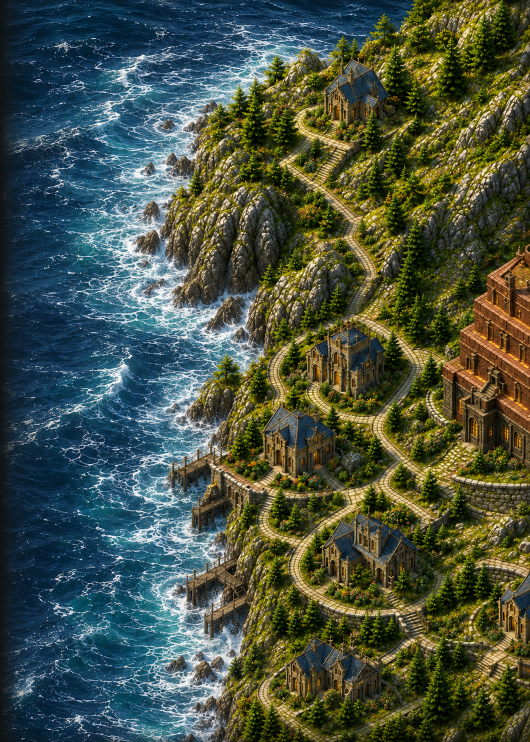
#> input picture art-source/ocean-animation/refs/canonical/C4.png, 1060 x 1484 px, given in place of L3_windy_rolling_surf_full.png, which was not available (shown at 1/2 size)
$ python zoom_cmp.py
#> lines starting #> are read from the running program, lines starting #| are printed output that depends on the picture; pictures that were not available may be replaced by others from this repository, and a replacement may not be noted
import os, sys, numpy as np
from PIL import Image, ImageDraw, ImageFont
ROOT = os.path.dirname(os.path.dirname(os.path.abspath(__file__)))
tag = sys.argv[1] if len(sys.argv)>1 else 'L3'
nm  = sys.argv[2] if len(sys.argv)>2 else 'windy_rolling_surf'
ref = sys.argv[3] if len(sys.argv)>3 else 'C2'
A = np.asarray(Image.open(os.path.join(ROOT,'diagnostics',f'{tag}_{nm}_full.png')).convert('RGB'))
#> A is the input picture: shape (1484, 1060, 3); mean R, G, B 71.8, 82.7, 66.2
B = np.asarray(Image.open(os.path.join(ROOT,'refs','canonical',f'{ref}.png')).convert('RGB'))
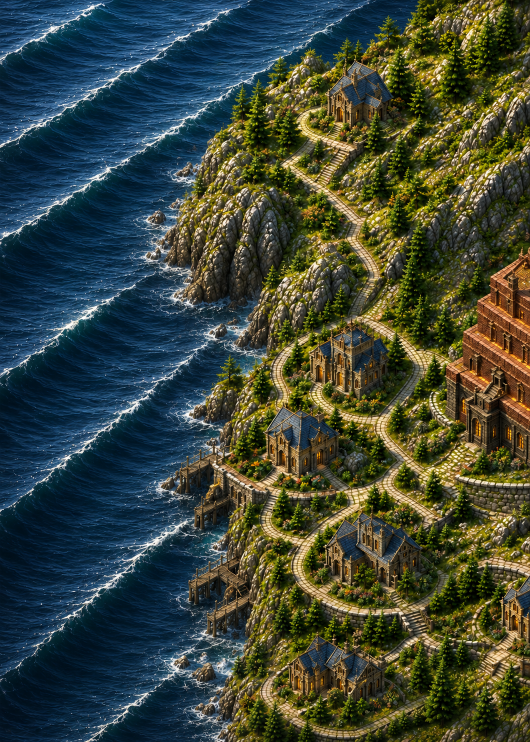
#> input picture art-source/ocean-animation/refs/canonical/C5.png, 1060 x 1484 px, given in place of C2.png, which was not available (shown at 1/2 size)
#> B is the input picture: shape (1484, 1060, 3); mean R, G, B 60.2, 69.8, 56.8
BOXES=[('deep water',(120,300)),('mid swell',(200,700)),('shore foam',(330,420))]
S=110; Z=5
try: f=ImageFont.truetype(r'C:\Windows\Fonts\segoeuib.ttf',15)
except Exception: f=ImageFont.load_default()
tiles=[]
for name,(x,y) in BOXES:
    a=Image.fromarray(A[y:y+S,x:x+S]).resize((S*Z,S*Z),Image.NEAREST)
    b=Image.fromarray(B[y:y+S,x:x+S]).resize((S*Z,S*Z),Image.NEAREST)
    pair=Image.new('RGB',(S*Z*2+6,S*Z+26),(16,16,20)); pair.paste(a,(0,26)); pair.paste(b,(S*Z+6,26))
    d=ImageDraw.Draw(pair); d.text((4,5),f'RENDER {name}  (5x)',fill=(120,235,160),font=f)
    d.text((S*Z+10,5),f'REFERENCE {ref} {name}',fill=(240,200,110),font=f); tiles.append(pair)
#> this loop made 3 passes
#> pass 1, `b=Image.fromarray(B[y:y+S,x:x+S]).resize((S*Z,S*Z),Image.NEAREST)`:
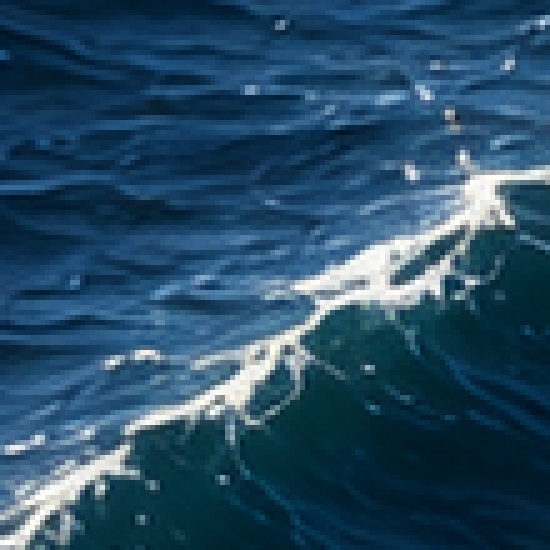
#> b: PIL image 550x550 RGB; mean R, G, B 39.2, 75.3, 100.8
#> after the loop:
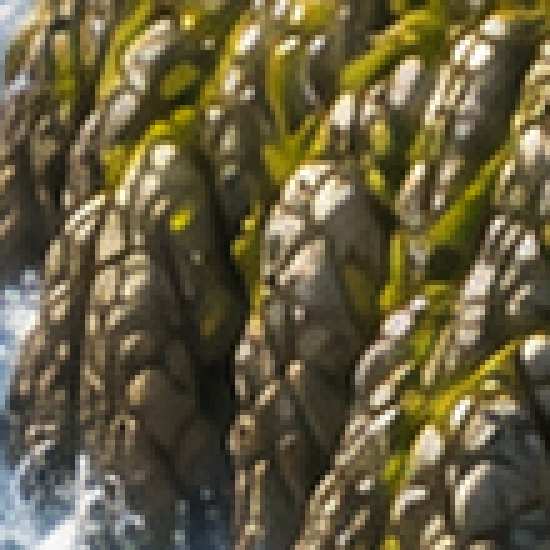
#> a: PIL image 550x550 RGB; mean R, G, B 103.3, 94.7, 64.9
#> after the loop:
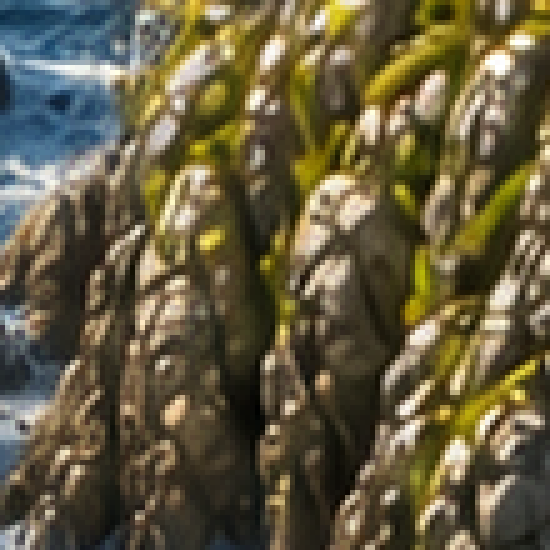
#> b: PIL image 550x550 RGB; mean R, G, B 100.2, 91.8, 65
#> after the loop:
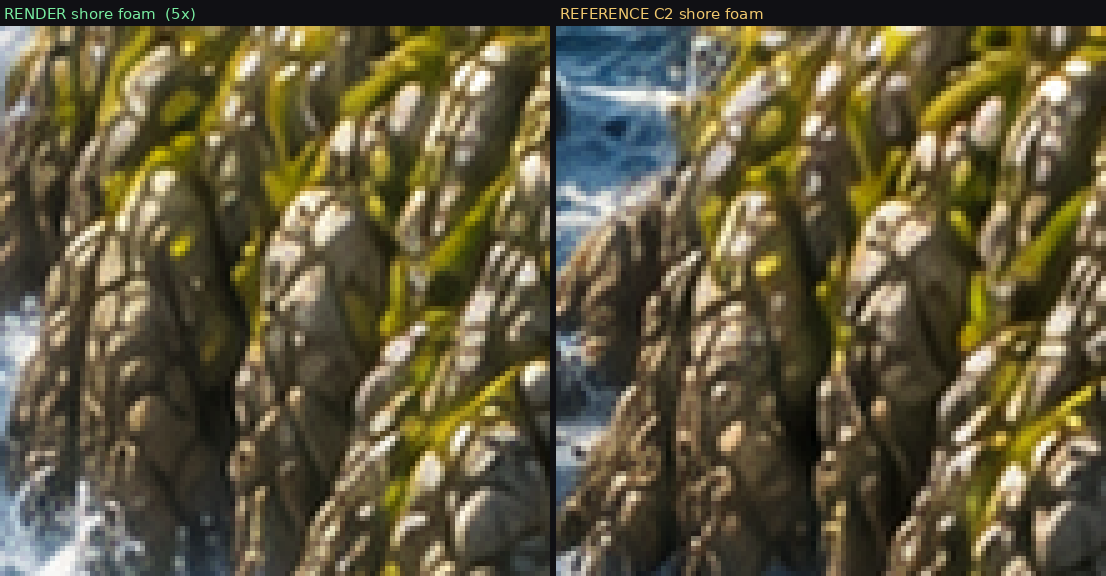
#> pair: PIL image 1106x576 RGB; mean R, G, B 97.7, 89.7, 62.9
#> after the loop, tiles = 3 items
W=tiles[0].size[0]; sh=Image.new('RGB',(W,sum(t.size[1]+6 for t in tiles)+6),(12,12,16))
#> after `W = tiles[0].size[0]`: W = 1106
yy=3
for t in tiles: sh.paste(t,(0,yy)); yy+=t.size[1]+6
#> this loop made 3 passes
#> yy on passes 1 to 3: 585, 1167, 1749
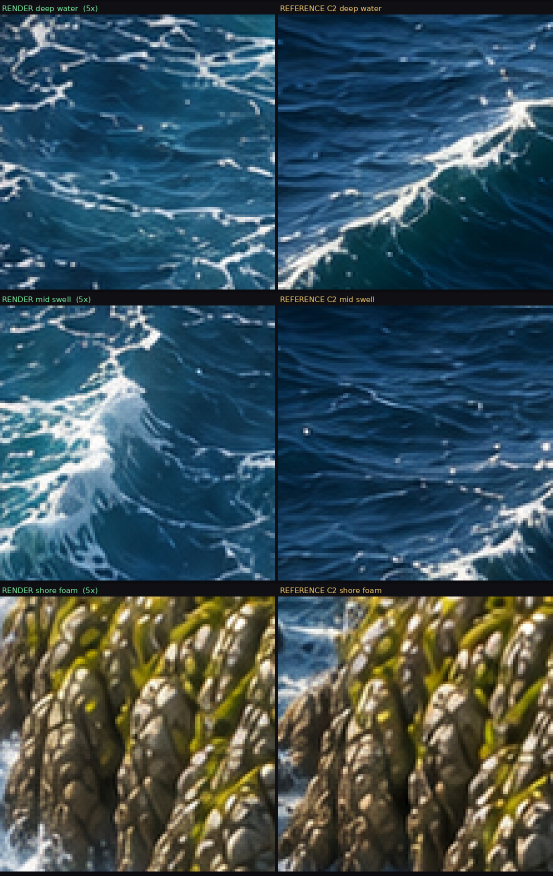
#> sh: PIL image 1106x1752 RGB (shown at 1/2 size); mean R, G, B 60.1, 81.6, 89.2
#> after the loop, yy = 1749
sh=sh.resize((sh.size[0]//2,sh.size[1]//2),Image.LANCZOS)
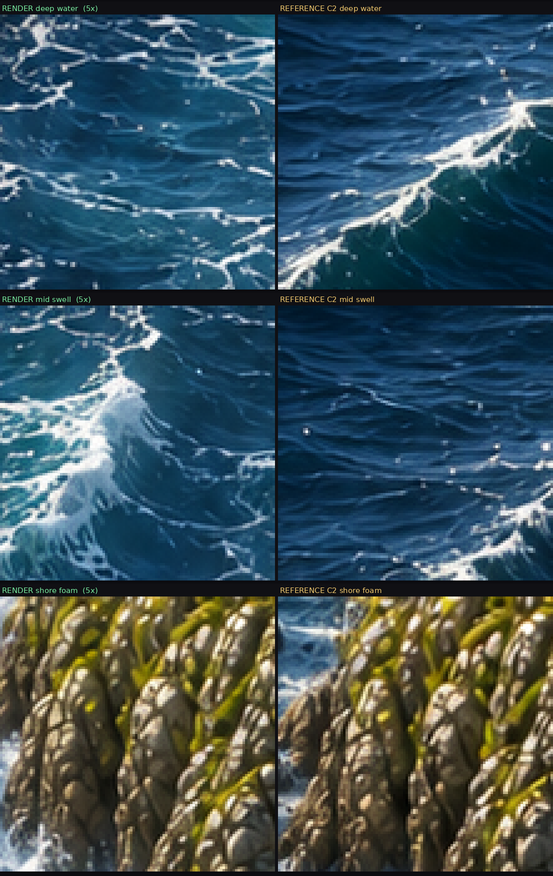
#> sh: PIL image 553x876 RGB; mean R, G, B 60.1, 81.6, 89.2
sh.save(os.path.join(ROOT,'diagnostics',f'zoom_{tag}_{nm}.png')); print('wrote',sh.size)
#| wrote (553, 876)
